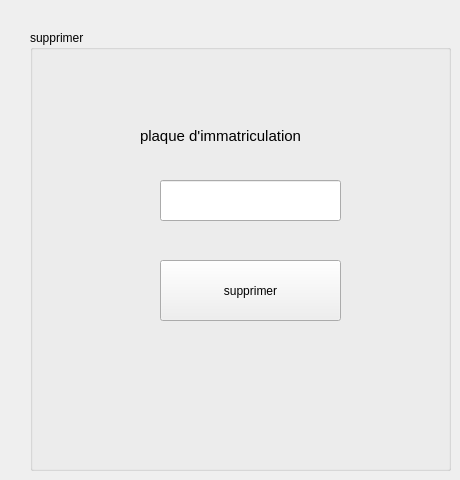
      <widget class="QWidget" name="tab_15">
       <attribute name="title">
        <string>supprimer une voiture</string>
       </attribute>
       <widget class="QGroupBox" name="groupBox_7">
        <property name="geometry">
         <rect>
          <x>30</x>
          <y>30</y>
          <width>421</width>
          <height>441</height>
         </rect>
        </property>
        <property name="title">
         <string>supprimer</string>
        </property>
        <widget class="QLabel" name="label_64">
         <property name="geometry">
          <rect>
           <x>110</x>
           <y>90</y>
           <width>231</width>
           <height>31</height>
          </rect>
         </property>
         <property name="font">
          <font>
           <family>Yu Gothic UI</family>
           <pointsize>11</pointsize>
          </font>
         </property>
         <property name="text">
          <string>plaque d'immatriculation</string>
         </property>
        </widget>
        <widget class="QLineEdit" name="lineEdit_8">
         <property name="geometry">
          <rect>
           <x>130</x>
           <y>150</y>
           <width>181</width>
           <height>41</height>
          </rect>
         </property>
        </widget>
        <widget class="QPushButton" name="supp_sara">
         <property name="geometry">
          <rect>
           <x>130</x>
           <y>230</y>
           <width>181</width>
           <height>61</height>
          </rect>
         </property>
         <property name="text">
          <string>supprimer</string>
         </property>
        </widget>
       </widget>
      </widget>
